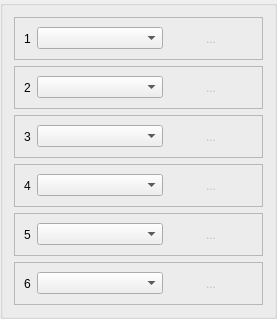
<?xml version="1.0" encoding="UTF-8"?>
<ui version="4.0">
 <class>UIPortManager</class>
 <widget class="QGroupBox" name="UIPortManager">
  <property name="geometry">
   <rect>
    <x>0</x>
    <y>0</y>
    <width>277</width>
    <height>302</height>
   </rect>
  </property>
  <layout class="QVBoxLayout" name="verticalLayout">
   <item>
    <widget class="QFrame" name="fController1">
     <property name="frameShape">
      <enum>QFrame::StyledPanel</enum>
     </property>
     <property name="frameShadow">
      <enum>QFrame::Raised</enum>
     </property>
     <layout class="QHBoxLayout" name="horizontalLayout">
      <item>
       <widget class="QLabel" name="lJoystick1">
        <property name="sizePolicy">
         <sizepolicy hsizetype="Maximum" vsizetype="Preferred">
          <horstretch>0</horstretch>
          <verstretch>0</verstretch>
         </sizepolicy>
        </property>
        <property name="text">
         <string>1</string>
        </property>
       </widget>
      </item>
      <item>
       <widget class="QComboBox" name="cbTypeController1"/>
      </item>
      <item>
       <widget class="QToolButton" name="tbSetJoystick1">
        <property name="enabled">
         <bool>false</bool>
        </property>
        <property name="toolTip">
         <string>Edit configuration</string>
        </property>
        <property name="icon">
         <iconset resource="../resources/resources.qrc">
          <normaloff>:/actions/icons/actions/settings.png</normaloff>:/actions/icons/actions/settings.png</iconset>
        </property>
        <property name="autoRaise">
         <bool>true</bool>
        </property>
       </widget>
      </item>
      <item>
       <widget class="QToolButton" name="tbClearJoystick1">
        <property name="enabled">
         <bool>false</bool>
        </property>
        <property name="toolTip">
         <string>Clear configuration</string>
        </property>
        <property name="text">
         <string>...</string>
        </property>
        <property name="icon">
         <iconset resource="../resources/resources.qrc">
          <normaloff>:/actions/icons/actions/reset.png</normaloff>:/actions/icons/actions/reset.png</iconset>
        </property>
        <property name="autoRaise">
         <bool>true</bool>
        </property>
       </widget>
      </item>
      <item>
       <widget class="QToolButton" name="tbRemoveJoystick1">
        <property name="enabled">
         <bool>false</bool>
        </property>
        <property name="toolTip">
         <string>Remove Peripheral</string>
        </property>
        <property name="icon">
         <iconset resource="../resources/resources.qrc">
          <normaloff>:/actions/icons/actions/button_cancel.png</normaloff>:/actions/icons/actions/button_cancel.png</iconset>
        </property>
        <property name="autoRaise">
         <bool>true</bool>
        </property>
       </widget>
      </item>
     </layout>
    </widget>
   </item>
   <item>
    <widget class="QFrame" name="fController2">
     <property name="frameShape">
      <enum>QFrame::StyledPanel</enum>
     </property>
     <property name="frameShadow">
      <enum>QFrame::Raised</enum>
     </property>
     <layout class="QHBoxLayout" name="horizontalLayout_2">
      <item>
       <widget class="QLabel" name="lJoystick2">
        <property name="sizePolicy">
         <sizepolicy hsizetype="Maximum" vsizetype="Preferred">
          <horstretch>0</horstretch>
          <verstretch>0</verstretch>
         </sizepolicy>
        </property>
        <property name="text">
         <string>2</string>
        </property>
       </widget>
      </item>
      <item>
       <widget class="QComboBox" name="cbTypeController2"/>
      </item>
      <item>
       <widget class="QToolButton" name="tbSetJoystick2">
        <property name="enabled">
         <bool>false</bool>
        </property>
        <property name="toolTip">
         <string>Edit configuration</string>
        </property>
        <property name="icon">
         <iconset resource="../resources/resources.qrc">
          <normaloff>:/actions/icons/actions/settings.png</normaloff>:/actions/icons/actions/settings.png</iconset>
        </property>
        <property name="autoRaise">
         <bool>true</bool>
        </property>
       </widget>
      </item>
      <item>
       <widget class="QToolButton" name="tbClearJoystick2">
        <property name="enabled">
         <bool>false</bool>
        </property>
        <property name="toolTip">
         <string>Clear configuration</string>
        </property>
        <property name="text">
         <string>...</string>
        </property>
        <property name="icon">
         <iconset resource="../resources/resources.qrc">
          <normaloff>:/actions/icons/actions/reset.png</normaloff>:/actions/icons/actions/reset.png</iconset>
        </property>
        <property name="autoRaise">
         <bool>true</bool>
        </property>
       </widget>
      </item>
      <item>
       <widget class="QToolButton" name="tbRemoveJoystick2">
        <property name="enabled">
         <bool>false</bool>
        </property>
        <property name="toolTip">
         <string>Remove Peripheral</string>
        </property>
        <property name="icon">
         <iconset resource="../resources/resources.qrc">
          <normaloff>:/actions/icons/actions/button_cancel.png</normaloff>:/actions/icons/actions/button_cancel.png</iconset>
        </property>
        <property name="autoRaise">
         <bool>true</bool>
        </property>
       </widget>
      </item>
     </layout>
    </widget>
   </item>
   <item>
    <widget class="QFrame" name="fController3">
     <property name="enabled">
      <bool>true</bool>
     </property>
     <property name="frameShape">
      <enum>QFrame::StyledPanel</enum>
     </property>
     <property name="frameShadow">
      <enum>QFrame::Raised</enum>
     </property>
     <layout class="QHBoxLayout" name="horizontalLayout_3">
      <item>
       <widget class="QLabel" name="lJoystick3">
        <property name="sizePolicy">
         <sizepolicy hsizetype="Maximum" vsizetype="Preferred">
          <horstretch>0</horstretch>
          <verstretch>0</verstretch>
         </sizepolicy>
        </property>
        <property name="text">
         <string>3</string>
        </property>
       </widget>
      </item>
      <item>
       <widget class="QComboBox" name="cbTypeController3">
        <property name="enabled">
         <bool>true</bool>
        </property>
       </widget>
      </item>
      <item>
       <widget class="QToolButton" name="tbSetJoystick3">
        <property name="enabled">
         <bool>false</bool>
        </property>
        <property name="toolTip">
         <string>Edit configuration</string>
        </property>
        <property name="icon">
         <iconset resource="../resources/resources.qrc">
          <normaloff>:/actions/icons/actions/settings.png</normaloff>:/actions/icons/actions/settings.png</iconset>
        </property>
        <property name="autoRaise">
         <bool>true</bool>
        </property>
       </widget>
      </item>
      <item>
       <widget class="QToolButton" name="tbClearJoystick3">
        <property name="enabled">
         <bool>false</bool>
        </property>
        <property name="toolTip">
         <string>Clear configuration</string>
        </property>
        <property name="text">
         <string>...</string>
        </property>
        <property name="icon">
         <iconset resource="../resources/resources.qrc">
          <normaloff>:/actions/icons/actions/reset.png</normaloff>:/actions/icons/actions/reset.png</iconset>
        </property>
        <property name="autoRaise">
         <bool>true</bool>
        </property>
       </widget>
      </item>
      <item>
       <widget class="QToolButton" name="tbRemoveJoystick3">
        <property name="enabled">
         <bool>false</bool>
        </property>
        <property name="toolTip">
         <string>Remove Peripheral</string>
        </property>
        <property name="icon">
         <iconset resource="../resources/resources.qrc">
          <normaloff>:/actions/icons/actions/button_cancel.png</normaloff>:/actions/icons/actions/button_cancel.png</iconset>
        </property>
        <property name="autoRaise">
         <bool>true</bool>
        </property>
       </widget>
      </item>
     </layout>
    </widget>
   </item>
   <item>
    <widget class="QFrame" name="fController4">
     <property name="frameShape">
      <enum>QFrame::StyledPanel</enum>
     </property>
     <property name="frameShadow">
      <enum>QFrame::Raised</enum>
     </property>
     <layout class="QHBoxLayout" name="horizontalLayout_4">
      <item>
       <widget class="QLabel" name="lJoystick4">
        <property name="sizePolicy">
         <sizepolicy hsizetype="Maximum" vsizetype="Preferred">
          <horstretch>0</horstretch>
          <verstretch>0</verstretch>
         </sizepolicy>
        </property>
        <property name="text">
         <string>4</string>
        </property>
       </widget>
      </item>
      <item>
       <widget class="QComboBox" name="cbTypeController4"/>
      </item>
      <item>
       <widget class="QToolButton" name="tbSetJoystick4">
        <property name="enabled">
         <bool>false</bool>
        </property>
        <property name="toolTip">
         <string>Edit configuration</string>
        </property>
        <property name="icon">
         <iconset resource="../resources/resources.qrc">
          <normaloff>:/actions/icons/actions/settings.png</normaloff>:/actions/icons/actions/settings.png</iconset>
        </property>
        <property name="autoRaise">
         <bool>true</bool>
        </property>
       </widget>
      </item>
      <item>
       <widget class="QToolButton" name="tbClearJoystick4">
        <property name="enabled">
         <bool>false</bool>
        </property>
        <property name="toolTip">
         <string>Clear configuration</string>
        </property>
        <property name="text">
         <string>...</string>
        </property>
        <property name="icon">
         <iconset resource="../resources/resources.qrc">
          <normaloff>:/actions/icons/actions/reset.png</normaloff>:/actions/icons/actions/reset.png</iconset>
        </property>
        <property name="autoRaise">
         <bool>true</bool>
        </property>
       </widget>
      </item>
      <item>
       <widget class="QToolButton" name="tbRemoveJoystick4">
        <property name="enabled">
         <bool>false</bool>
        </property>
        <property name="toolTip">
         <string>Remove Peripheral</string>
        </property>
        <property name="icon">
         <iconset resource="../resources/resources.qrc">
          <normaloff>:/actions/icons/actions/button_cancel.png</normaloff>:/actions/icons/actions/button_cancel.png</iconset>
        </property>
        <property name="autoRaise">
         <bool>true</bool>
        </property>
       </widget>
      </item>
     </layout>
    </widget>
   </item>
   <item>
    <widget class="QFrame" name="fController5">
     <property name="frameShape">
      <enum>QFrame::StyledPanel</enum>
     </property>
     <property name="frameShadow">
      <enum>QFrame::Raised</enum>
     </property>
     <layout class="QHBoxLayout" name="horizontalLayout_5">
      <item>
       <widget class="QLabel" name="lJoystick5">
        <property name="sizePolicy">
         <sizepolicy hsizetype="Maximum" vsizetype="Preferred">
          <horstretch>0</horstretch>
          <verstretch>0</verstretch>
         </sizepolicy>
        </property>
        <property name="text">
         <string>5</string>
        </property>
       </widget>
      </item>
      <item>
       <widget class="QComboBox" name="cbTypeController5"/>
      </item>
      <item>
       <widget class="QToolButton" name="tbSetJoystick5">
        <property name="enabled">
         <bool>false</bool>
        </property>
        <property name="toolTip">
         <string>Edit configuration</string>
        </property>
        <property name="icon">
         <iconset resource="../resources/resources.qrc">
          <normaloff>:/actions/icons/actions/settings.png</normaloff>:/actions/icons/actions/settings.png</iconset>
        </property>
        <property name="autoRaise">
         <bool>true</bool>
        </property>
       </widget>
      </item>
      <item>
       <widget class="QToolButton" name="tbClearJoystick5">
        <property name="enabled">
         <bool>false</bool>
        </property>
        <property name="toolTip">
         <string>Clear configuration</string>
        </property>
        <property name="text">
         <string>...</string>
        </property>
        <property name="icon">
         <iconset resource="../resources/resources.qrc">
          <normaloff>:/actions/icons/actions/reset.png</normaloff>:/actions/icons/actions/reset.png</iconset>
        </property>
        <property name="autoRaise">
         <bool>true</bool>
        </property>
       </widget>
      </item>
      <item>
       <widget class="QToolButton" name="tbRemoveJoystick5">
        <property name="enabled">
         <bool>false</bool>
        </property>
        <property name="toolTip">
         <string>Remove Peripheral</string>
        </property>
        <property name="icon">
         <iconset resource="../resources/resources.qrc">
          <normaloff>:/actions/icons/actions/button_cancel.png</normaloff>:/actions/icons/actions/button_cancel.png</iconset>
        </property>
        <property name="autoRaise">
         <bool>true</bool>
        </property>
       </widget>
      </item>
     </layout>
    </widget>
   </item>
   <item>
    <widget class="QFrame" name="fController6">
     <property name="frameShape">
      <enum>QFrame::StyledPanel</enum>
     </property>
     <property name="frameShadow">
      <enum>QFrame::Raised</enum>
     </property>
     <layout class="QHBoxLayout" name="horizontalLayout_6">
      <item>
       <widget class="QLabel" name="lJoystick6">
        <property name="sizePolicy">
         <sizepolicy hsizetype="Maximum" vsizetype="Preferred">
          <horstretch>0</horstretch>
          <verstretch>0</verstretch>
         </sizepolicy>
        </property>
        <property name="text">
         <string>6</string>
        </property>
       </widget>
      </item>
      <item>
       <widget class="QComboBox" name="cbTypeController6"/>
      </item>
      <item>
       <widget class="QToolButton" name="tbSetJoystick6">
        <property name="enabled">
         <bool>false</bool>
        </property>
        <property name="toolTip">
         <string>Edit configuration</string>
        </property>
        <property name="icon">
         <iconset resource="../resources/resources.qrc">
          <normaloff>:/actions/icons/actions/settings.png</normaloff>:/actions/icons/actions/settings.png</iconset>
        </property>
        <property name="autoRaise">
         <bool>true</bool>
        </property>
       </widget>
      </item>
      <item>
       <widget class="QToolButton" name="tbClearJoystick6">
        <property name="enabled">
         <bool>false</bool>
        </property>
        <property name="toolTip">
         <string>Clear configuration</string>
        </property>
        <property name="text">
         <string>...</string>
        </property>
        <property name="icon">
         <iconset resource="../resources/resources.qrc">
          <normaloff>:/actions/icons/actions/reset.png</normaloff>:/actions/icons/actions/reset.png</iconset>
        </property>
        <property name="autoRaise">
         <bool>true</bool>
        </property>
       </widget>
      </item>
      <item>
       <widget class="QToolButton" name="tbRemoveJoystick6">
        <property name="enabled">
         <bool>false</bool>
        </property>
        <property name="toolTip">
         <string>Remove Peripheral</string>
        </property>
        <property name="icon">
         <iconset resource="../resources/resources.qrc">
          <normaloff>:/actions/icons/actions/button_cancel.png</normaloff>:/actions/icons/actions/button_cancel.png</iconset>
        </property>
        <property name="autoRaise">
         <bool>true</bool>
        </property>
       </widget>
      </item>
     </layout>
    </widget>
   </item>
  </layout>
 </widget>
 <resources>
  <include location="../resources/resources.qrc"/>
 </resources>
 <connections/>
</ui>
